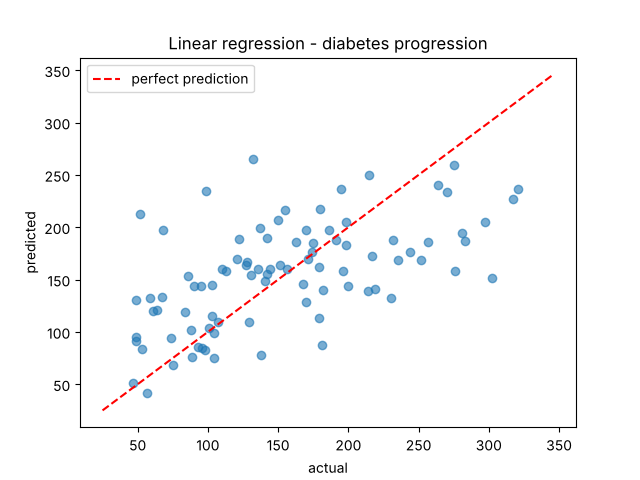

Recreate this plot in Python.
import matplotlib.pyplot as plt
import numpy as np
from sklearn.datasets import load_diabetes
from sklearn.linear_model import LinearRegression
from sklearn.metrics import mean_squared_error, r2_score
from sklearn.model_selection import train_test_split

# predict disease progression after 1 year from 10 medical features
X, y = load_diabetes(return_X_y=True)
X_train, X_test, y_train, y_test = train_test_split(X, y, test_size=0.2, random_state=0)


# ---- linear regression with gradient descent (my implementation) ----
def train_gd(X, y, lr=0.5, epochs=20000):
    w = np.zeros(X.shape[1])
    b = 0.0
    m = len(y)
    for _ in range(epochs):
        error = X @ w + b - y
        w -= lr * (X.T @ error) / m
        b -= lr * error.mean()
    return w, b


w, b = train_gd(X_train, y_train)
pred_gd = X_test @ w + b

# ---- same thing with scikit-learn to compare ----
model = LinearRegression().fit(X_train, y_train)
pred_sk = model.predict(X_test)

print(f"{'':<20}{'R2':>8}{'RMSE':>10}")
for name, pred in [("Gradient descent", pred_gd), ("scikit-learn", pred_sk)]:
    rmse = np.sqrt(mean_squared_error(y_test, pred))
    print(f"{name:<20}{r2_score(y_test, pred):>8.3f}{rmse:>10.2f}")

plt.scatter(y_test, pred_gd, alpha=0.6)
plt.plot([y.min(), y.max()], [y.min(), y.max()], "r--", label="perfect prediction")
plt.xlabel("actual")
plt.ylabel("predicted")
plt.title("Linear regression - diabetes progression")
plt.legend()
plt.savefig("regression.png")
print("saved regression.png")
